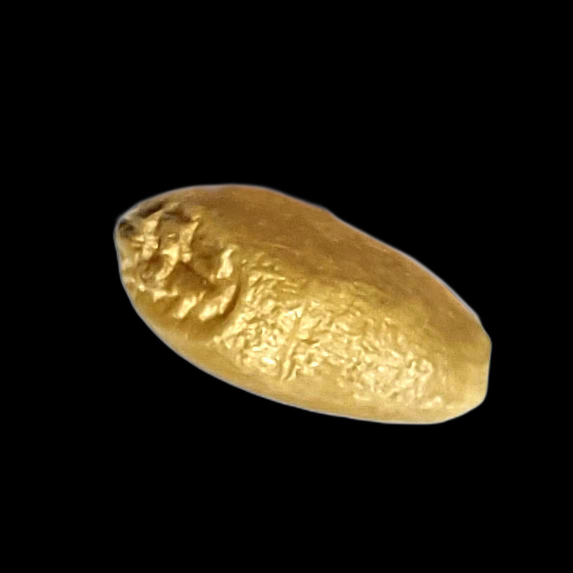
#> input picture src/dataset/healthy_kernel/healthy_kernel (107).jpg, 1146 x 1146 px (shown at 1/2 size)
$ jupyter execute --allow-errors notebook.ipynb   (shell and % lines are left out)   (older library calls are emulated)
#> lines starting #> are read from the running program, lines starting #| are printed output that depends on the picture
### 1. Import Library
Mengimpor seluruh library yang dipakai di notebook ini: OpenCV & scikit-image untuk pengolahan citra, NumPy/Pandas untuk manipulasi data, dan scikit-learn untuk preprocessing, training, cross validation, serta evaluasi model SVM.

[cell 1]
import os
import cv2
import matplotlib.pyplot as plt
from skimage.feature import graycomatrix, graycoprops
import numpy as np
import pandas as pd
from sklearn.model_selection import train_test_split, cross_val_score, cross_val_predict, StratifiedKFold
from sklearn.svm import LinearSVC
from sklearn.preprocessing import StandardScaler
from sklearn.metrics import accuracy_score, classification_report, ConfusionMatrixDisplay
from sklearn.pipeline import Pipeline

### 2. Memuat Dataset Gambar
Fungsi `load_dataset` membaca dan me-resize seluruh gambar biji gandum di setiap folder kelas (`healthy_kernel`, `green_immature`, `shrunken_broken`, `insect_chewed`) menjadi ukuran 225x225 piksel.

[cell 2]
base_dir = 'dataset'

def load_dataset(folder, size=(225, 225)):
#> called with folder = 'dataset/healthy_kernel', size = (225, 225)
    images = []
    for files in os.listdir(folder):
        img_path = os.path.join(folder, files)
        img = cv2.imread(img_path)
#> img is the input picture: shape (1146, 1146, 3); mean B, G, R 16, 29.9, 36.7
        if img is not None:
            img_resized = cv2.resize(img, size)
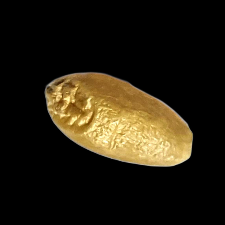
#> img_resized: shape (225, 225, 3); mean B, G, R 16, 29.9, 36.6
            images.append((files, img_resized))
    return images


#> (the rest of this cell did not finish here and is left out)

#> call 2 of load_dataset, with folder = 'dataset/green_immature', size = (225, 225)
#> in load_dataset (call 2), `images = []`: images = []
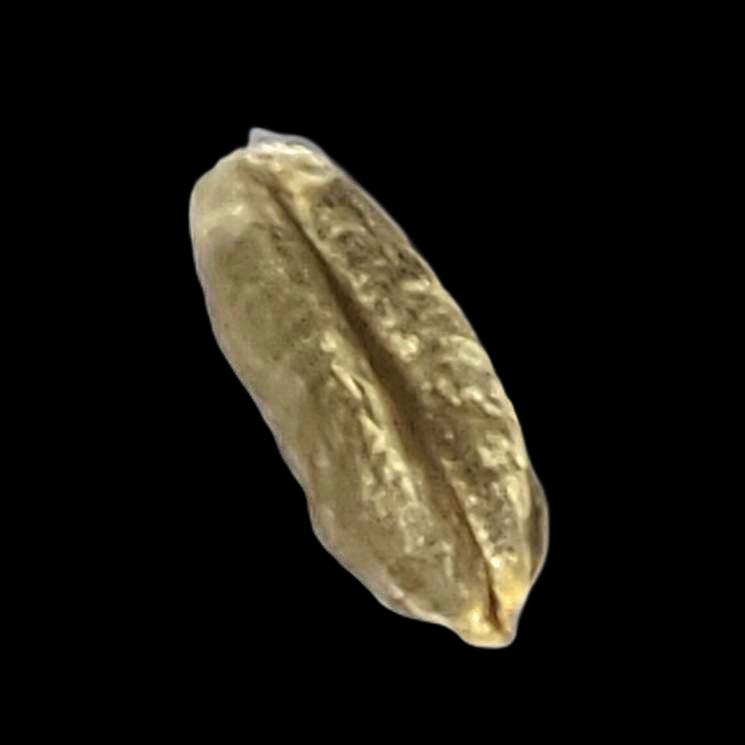
#> input picture src/dataset/green_immature/green_immature (10).jpg, 745 x 745 px
#> in load_dataset, img is the input picture: shape (745, 745, 3); mean B, G, R 17.8, 25.3, 28.6

for label, images in image_datasets.items():
    print(f'{label}: {len(images)} images loaded.')
